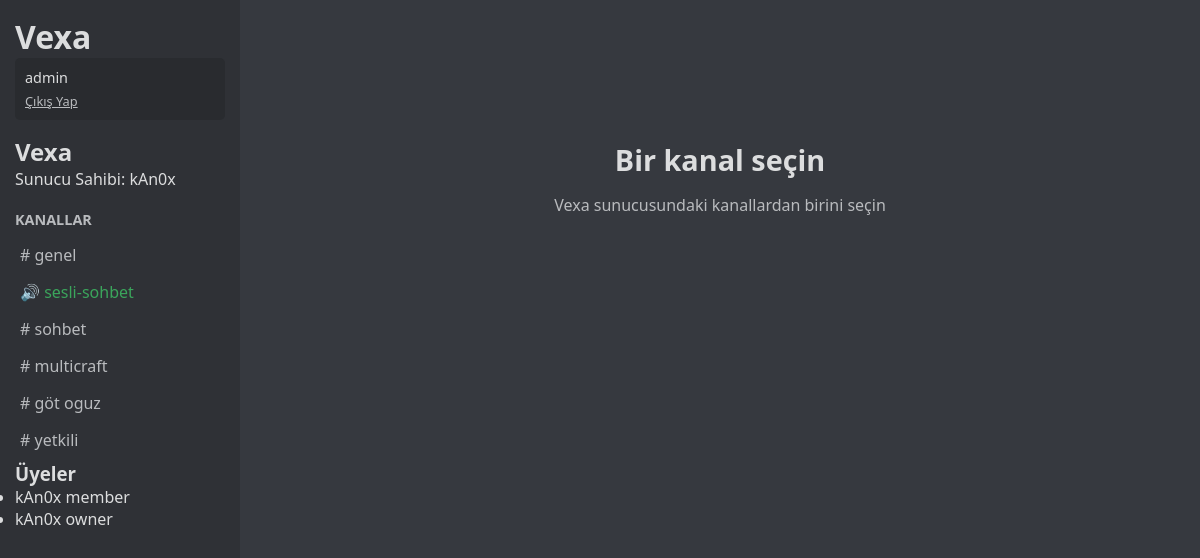
/server/u83mnrig (signed in), run on the app's committed database.
### tables this page shows
CREATE TABLE servers (
                id TEXT PRIMARY KEY,
                name TEXT NOT NULL,
                owner_id INTEGER NOT NULL,
                FOREIGN KEY (owner_id) REFERENCES users (id)
            );

CREATE TABLE users (
                id INTEGER PRIMARY KEY AUTOINCREMENT,
                username TEXT UNIQUE NOT NULL,
                password TEXT NOT NULL,
                created_at TIMESTAMP DEFAULT CURRENT_TIMESTAMP
            );

CREATE TABLE channels (
                id TEXT PRIMARY KEY,
                name TEXT NOT NULL,
                type TEXT NOT NULL,
                server_id TEXT NOT NULL,
                FOREIGN KEY (server_id) REFERENCES servers (id)
            );

CREATE TABLE server_members (
                user_id INTEGER NOT NULL,
                server_id TEXT NOT NULL,
                rank TEXT NOT NULL DEFAULT 'member',
                FOREIGN KEY (user_id) REFERENCES users (id),
                FOREIGN KEY (server_id) REFERENCES servers (id),
                PRIMARY KEY (user_id, server_id)
            );

### vexachat.py (the view)
@app.route('/server/<server_id>')
def server(server_id):
    if 'user_id' not in session:
        return redirect(url_for('login'))
    db = get_db()
    try:
        server = db.execute(
            '''SELECT s.id, s.name, s.owner_id, u.username as owner
               FROM servers s JOIN users u ON s.owner_id = u.id
               WHERE s.id = ?''',
            (server_id,)
        ).fetchone()
        if not server:
            return redirect(url_for('home'))
        members = db.execute('''
            SELECT u.id as user_id, u.username, sm.rank
            FROM server_members sm
            JOIN users u ON sm.user_id = u.id
            WHERE sm.server_id = ?
            UNION
            SELECT id as user_id, username, 'owner' as rank
            FROM users WHERE id = ?
        ''', (server_id, server['owner_id'])).fetchall()
        is_owner_or_admin = False
        if session['user_id'] == server['owner_id']:
            is_owner_or_admin = True
        else:
            user_rank = db.execute(
                'SELECT rank FROM server_members WHERE user_id = ? AND server_id = ?',
                (session['user_id'], server_id)
            ).fetchone()
            if user_rank and user_rank['rank'] in ['admin', 'owner']:
                is_owner_or_admin = True
        channels = db.execute(
            'SELECT * FROM channels WHERE server_id = ?', (server_id,)
        ).fetchall()
        return render_template('server.html',
                               server=server,
                               channels=channels,
                               members=members,
                               is_owner_or_admin=is_owner_or_admin)
    finally:
        db.close()

### vexachat.py (called while the page is built)
def get_db():
    db = sqlite3.connect(app.config['DATABASE'])
    db.row_factory = sqlite3.Row
    return db

### Templates/server.html (shortened to what this page needs)
<!DOCTYPE html>
<html>
<head>
    <link rel="stylesheet" href="{{ url_for('static', filename='style.css') }}">
</head>
<body>
    <div class="app-container">
        <div class="sidebar">
            <h1>Vexa</h1>
            <div class="user-info">
                {{ session['username'] }}
                <a href="{{ url_for('logout') }}">Çıkış Yap</a>
            </div>
            <div class="server-info">
                <h2>{{ server['name'] }}</h2>
                <p>Sunucu Sahibi: {{ server['owner'] }}</p>
            </div>
            <div class="channel-list">
                <h3>Kanallar</h3>
                <ul>
                    {% for channel in channels %}
                    <li class="{% if channel['type'] == 'voice' %}voice-channel{% else %}text-channel{% endif %}">
                        <a href="{{ url_for('channel', server_id=server['id'], channel_id=channel['id']) }}">
                            {% if channel['type'] == 'voice' %}🔊{% else %}#{% endif %}
                            {{ channel['name'] }}
                        </a>
                    </li>
                    {% endfor %}
                </ul>
            </div>
            <div class="member-list">
                <h3>Üyeler</h3>
                <ul>
                    {% for member in members %}
                    <li>
                        <span class="username">{{ member.username }}</span>
                        <span class="rank-badge">{{ member.rank }}</span>
                    </li>
                    {% endfor %}
                </ul>
            </div>
        </div>
        <div class="main-content">
            <div class="welcome-message">
                <h2>Bir kanal seçin</h2>
                <p>{{ server['name'] }} sunucusundaki kanallardan birini seçin</p>
            </div>
        </div>
    </div>
</body>
</html>

### static/style.css (style rules this page uses)
:root { --primary-color: #5865f2; --secondary-color: #4752c4; --background-color: #36393f; --surface-color: #2f3136; --text-color: #dcddde; --text-secondary: #b9bbbe; }
* { box-sizing: border-box; margin: 0; padding: 0; }
body { font-family: 'Segoe UI', 'Roboto', sans-serif; background-color: var(--background-color); color: var(--text-color); height: 100vh; overflow: hidden; }
.app-container { display: flex; height: 100%; }
.sidebar { width: 240px; background-color: var(--surface-color); padding: 15px; overflow-y: auto; }
.user-info { padding: 10px; background-color: #292b2f; border-radius: 5px; margin-bottom: 15px; font-size: 0.9rem; }
.user-info a { color: var(--text-secondary); font-size: 0.8rem; display: block; margin-top: 5px; }
.server-list, .channel-list { margin-top: 20px; }
.server-list h3, .channel-list h3 { color: var(--text-secondary); font-size: 0.9rem; margin-bottom: 10px; text-transform: uppercase; }
.server-list ul, .channel-list ul { list-style: none; }
.server-list li, .channel-list li { margin-bottom: 5px; }
.text-channel { color: var(--text-secondary); }
.voice-channel { color: #3ba55c; }
.channel-list a { color: inherit; text-decoration: none; display: block; padding: 5px; border-radius: 3px; }
.main-content { flex: 1; display: flex; flex-direction: column; overflow: hidden; }
.welcome-message { padding: 40px; text-align: center; margin-top: 100px; }
.welcome-message h2 { font-size: 1.8rem; margin-bottom: 15px; }
.welcome-message p { color: var(--text-secondary); }

### data on the page
servers: name "Vexa"
users: owner "kAn0x", username "kAn0x", rank "owner"
channels: name "genel"
channels: name "sesli-sohbet"
channels: name "sohbet"
channels: name "multicraft"
channels: name "göt oguz"
channels: name "yetkili"
server_members: username "kAn0x", rank "member"

### other printed values
{{ session['username'] }} "admin"
